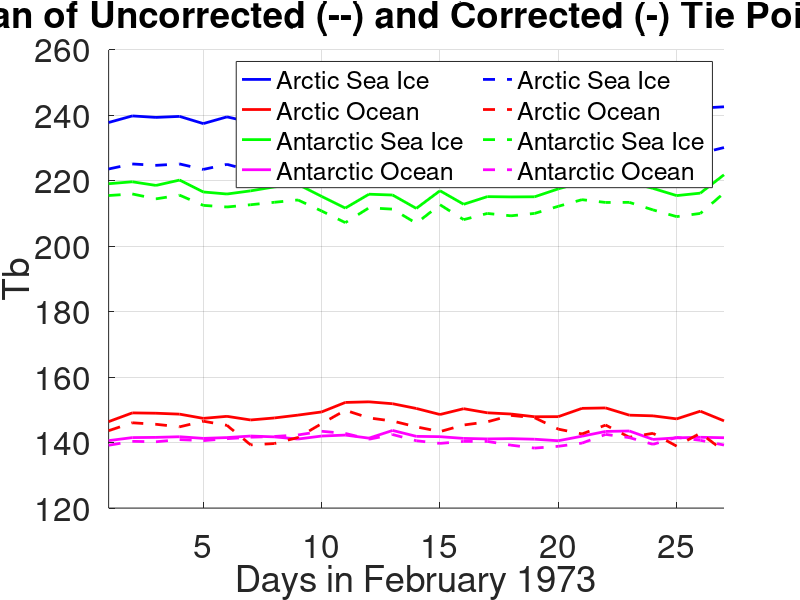
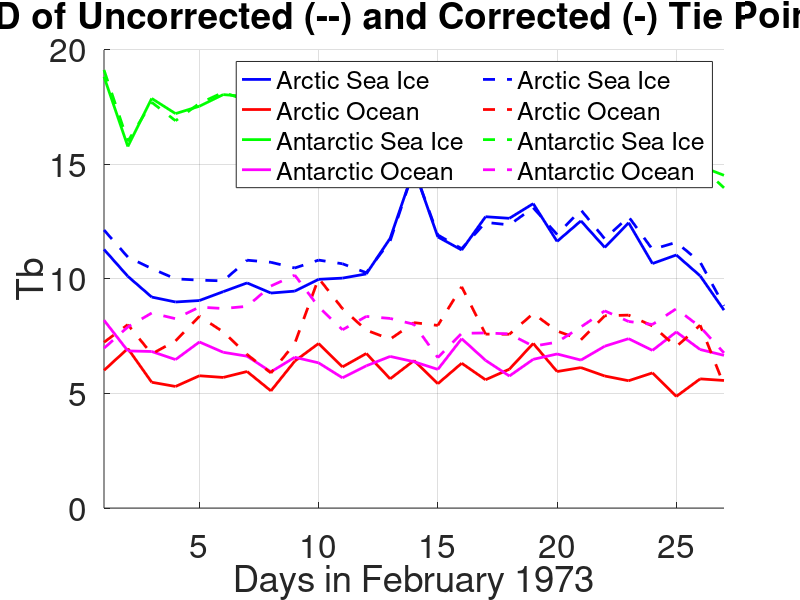
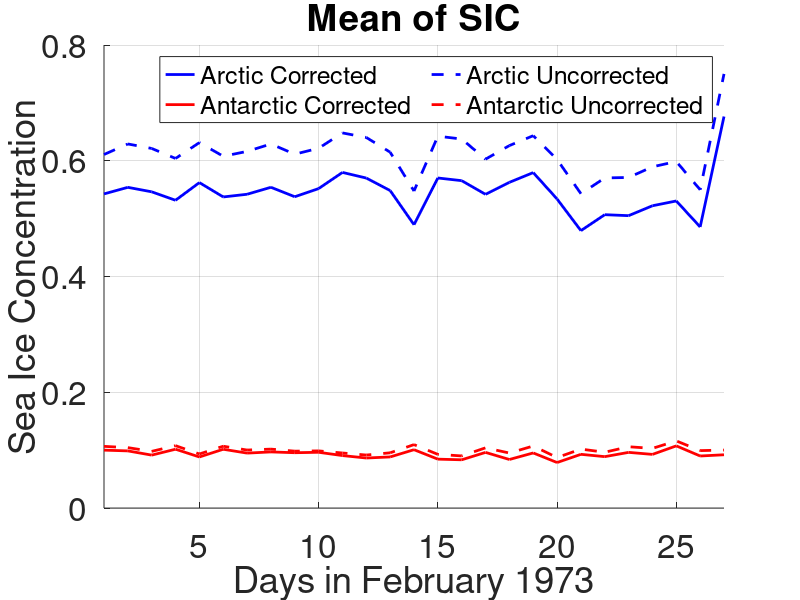
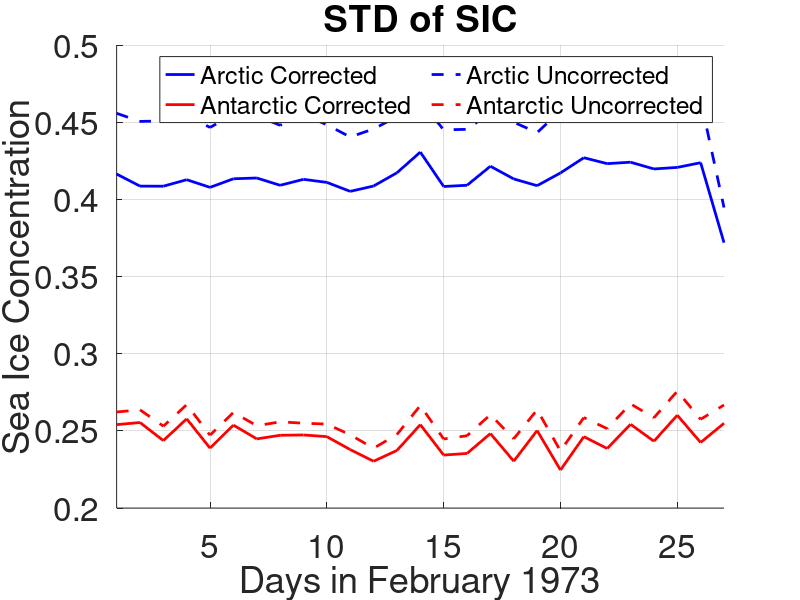

MATLAB code to generate these figures, in order:
close all
clear

load("TPCorrected.mat")
load("TPUncorrected.mat")

figure('Position',[25,50, 1200,600])
hold on
plot(TPstatsCorrected.arc_ice_mean, 'LineStyle','-',"DisplayName","Arctic Sea Ice", 'LineWidth',2,'Color','b')
plot(TPstatsCorrected.arc_ocean_mean, 'LineStyle','-',"DisplayName","Arctic Ocean", 'LineWidth',2,'Color','r')
plot(TPstatsCorrected.ant_ice_mean, 'LineStyle','-',"DisplayName","Antarctic Sea Ice", "LineWidth",2,'Color','green')
plot(TPstatsCorrected.ant_ocean_mean, 'LineStyle','-',"DisplayName","Antarctic Ocean", "LineWidth",2,'Color','magenta')
plot(TPstatsUncorrected.arc_ice_mean, 'LineStyle','--',"DisplayName","Arctic Sea Ice", "LineWidth",2,'Color','b')
plot(TPstatsUncorrected.arc_ocean_mean, 'LineStyle','--',"DisplayName","Arctic Ocean", 'LineWidth',2,'Color','r')
plot(TPstatsUncorrected.ant_ice_mean, 'LineStyle','--',"DisplayName","Antarctic Sea Ice", "LineWidth",2,'Color','green')
plot(TPstatsUncorrected.ant_ocean_mean, 'LineStyle','--',"DisplayName","Antarctic Ocean", 'LineWidth',2,'Color','magenta')
title("Mean of Uncorrected (--) and Corrected (-) Tie Point Tb")
xlabel("Days in February 1973")
ylabel("Tb")
set(gca, "FontSize",24)
xlim([1,27])
% ylim([222,231])
legend("NumColumns",2,'FontSize',18)
grid



figure('Position',[25,50, 1200,600])
hold on
plot(TPstatsCorrected.arc_ice_std, 'LineStyle','-',"DisplayName","Arctic Sea Ice", 'LineWidth',2,'Color','b')
plot(TPstatsCorrected.arc_ocean_std, 'LineStyle','-',"DisplayName","Arctic Ocean", 'LineWidth',2,'Color','r')
plot(TPstatsCorrected.ant_ice_std, 'LineStyle','-',"DisplayName","Antarctic Sea Ice", "LineWidth",2,'Color','green')
plot(TPstatsCorrected.ant_ocean_std, 'LineStyle','-',"DisplayName","Antarctic Ocean", 'LineWidth',2,'Color','magenta')
plot(TPstatsUncorrected.arc_ice_std, 'LineStyle','--',"DisplayName","Arctic Sea Ice", "LineWidth",2,'Color','b')
plot(TPstatsUncorrected.arc_ocean_std, 'LineStyle','--',"DisplayName","Arctic Ocean", 'LineWidth',2,'Color','r')
plot(TPstatsUncorrected.ant_ice_std, 'LineStyle','--',"DisplayName","Antarctic Sea Ice", "LineWidth",2,'Color','green')
plot(TPstatsUncorrected.ant_ocean_std, 'LineStyle','--',"DisplayName","Antarctic Ocean", 'LineWidth',2,'Color','magenta')
title("STD of Uncorrected (--) and Corrected (-) Tie Point Tb")
xlabel("Days in February 1973")
ylabel("Tb")
set(gca, "FontSize",24)
xlim([1,27])
legend("NumColumns",2,'FontSize',18)
grid

load("SICCorrected.mat")
load("SICUncorrected.mat")

figure('Position',[25,50, 1200,600])
hold on
plot(SICStatsCorrected.arc_mean, 'LineStyle','-',"DisplayName","Arctic Corrected", 'LineWidth',2,'Color','b')
plot(SICStatsCorrected.ant_mean, 'LineStyle','-',"DisplayName","Antarctic Corrected", 'LineWidth',2,'Color','r')
plot(SICStatsUncorrected.arc_mean, 'LineStyle','-',"DisplayName","Arctic Uncorrected", "LineWidth",2,'Color','b','LineStyle','--')
plot(SICStatsUncorrected.ant_mean, 'LineStyle','-',"DisplayName","Antarctic Uncorrected", "LineWidth",2,'Color','r','LineStyle','--')

title("Mean of SIC")
xlabel("Days in February 1973")
ylabel("Sea Ice Concentration")
set(gca, "FontSize",24)
xlim([1,27])
% ylim([0,1])
legend("NumColumns",2,'FontSize',18)
grid


figure('Position',[25,50, 1200,600])
hold on
plot(SICStatsCorrected.arc_std, 'LineStyle','-',"DisplayName","Arctic Corrected", 'LineWidth',2,'Color','b')
plot(SICStatsCorrected.ant_std, 'LineStyle','-',"DisplayName","Antarctic Corrected", 'LineWidth',2,'Color','r')
plot(SICStatsUncorrected.arc_std, 'LineStyle','-',"DisplayName","Arctic Uncorrected", "LineWidth",2,'Color','b','LineStyle','--')
plot(SICStatsUncorrected.ant_std, 'LineStyle','-',"DisplayName","Antarctic Uncorrected", "LineWidth",2,'Color','r','LineStyle','--')

title("STD of SIC")
xlabel("Days in February 1973")
ylabel("Sea Ice Concentration")
set(gca, "FontSize",24)
xlim([1,27])
% ylim([0,1])
legend("NumColumns",2,'FontSize',18)
grid
